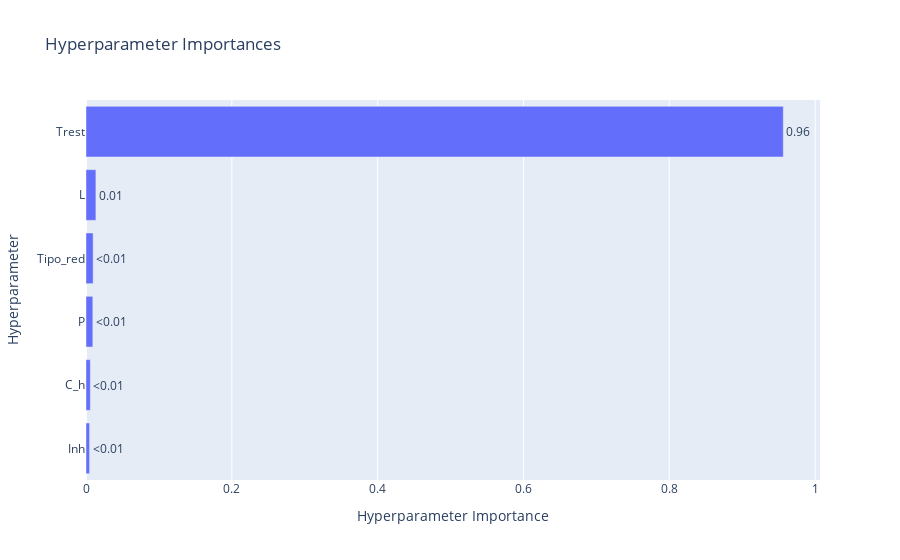

Notebook source saved alongside this figure:
### Code cell
vis.plot_param_importances(study)

### Figure 1 — Plotly figure (JSON) as saved in the notebook; plotly's stock layout.template omitted (floating-point values rounded to 4 significant figures)
{"data": [{"cliponaxis": false, "hovertemplate": ["Inh (FloatDistribution): 0.004924309585919974<extra></extra>", "C_h (FloatDistribution): 0.005957028797729948<extra></extra>", "P (FloatDistribution): 0.009362274571013745<extra></extra>", "Tipo_red (IntDistribution): 0.009802447382186462<extra></extra>", "L (IntDistribution): 0.01358269987601491<extra></extra>", "Trest (FloatDistribution): 0.9563712397871348<extra></extra>"], "name": "Objective Value", "orientation": "h", "text": ["<0.01", "<0.01", "<0.01", "<0.01", "0.01", "0.96"], "textposition": "outside", "type": "bar", "x": [0.004924, 0.005957, 0.009362, 0.009802, 0.01358, 0.9564], "y": ["Inh", "C_h", "P", "Tipo_red", "L", "Trest"]}], "layout": {"title": {"text": "Hyperparameter Importances"}, "xaxis": {"title": {"text": "Hyperparameter Importance"}}, "yaxis": {"title": {"text": "Hyperparameter"}}}}
